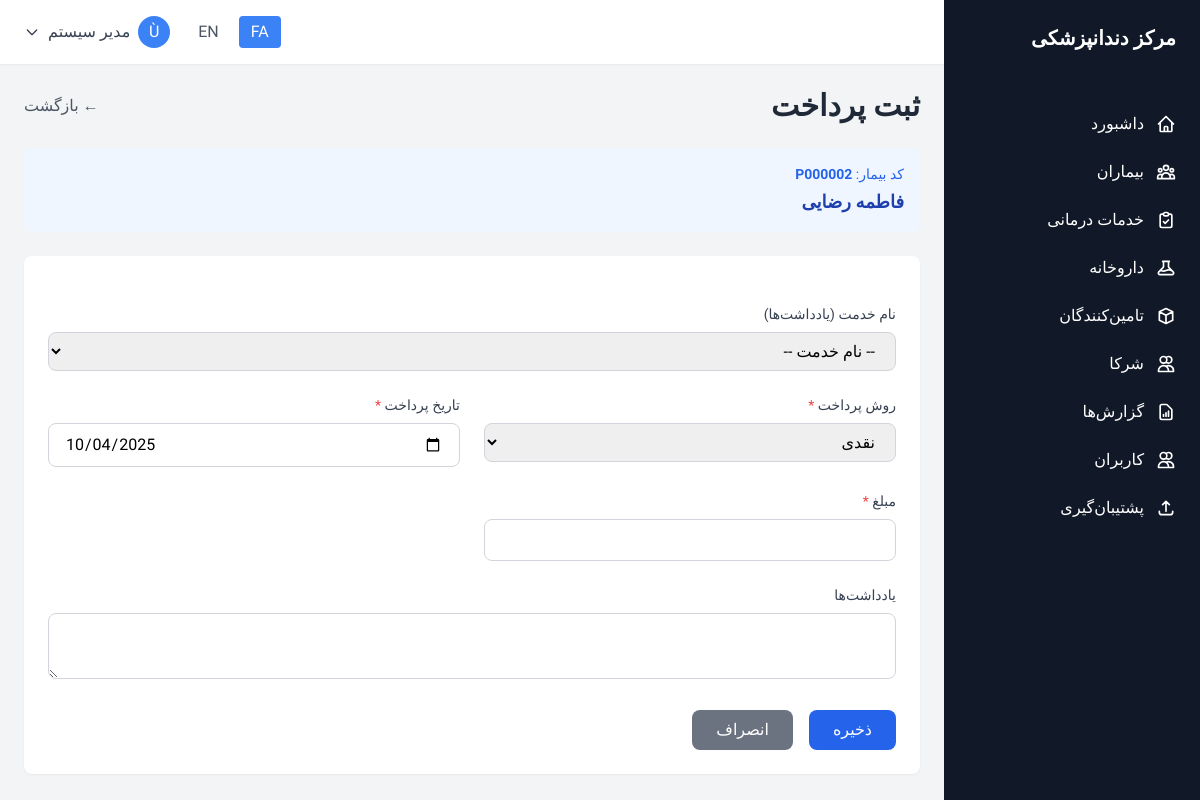
Screenshot of /payments/add.php?patient_id=2 (signed in) with the database file from the repository.
### tables this page shows
CREATE TABLE IF NOT EXISTS system (
    id INT AUTO_INCREMENT PRIMARY KEY,
    record_type ENUM('setting', 'activity_log') NOT NULL,
    setting_key VARCHAR(50),
    setting_value TEXT,
    setting_type VARCHAR(20) DEFAULT 'text',
    description TEXT,
    user_id INT,
    action VARCHAR(50),
    table_name VARCHAR(50),
    record_id INT,
    ip_address VARCHAR(45),
    user_agent TEXT,
    created_at DATETIME DEFAULT CURRENT_TIMESTAMP,
    updated_at DATETIME DEFAULT CURRENT_TIMESTAMP ON UPDATE CURRENT_TIMESTAMP,
    INDEX idx_record_type (record_type),
    INDEX idx_setting_key (setting_key),
    INDEX idx_user_action (user_id, action),
    INDEX idx_table_record (table_name, record_id),
    INDEX idx_activity_date (created_at),
    UNIQUE KEY unique_setting (setting_key, record_type),
    FOREIGN KEY (user_id) REFERENCES users(id) ON DELETE SET NULL
);

CREATE TABLE IF NOT EXISTS patients (
    id INT AUTO_INCREMENT PRIMARY KEY,
    patient_code VARCHAR(20) UNIQUE NOT NULL,
    first_name VARCHAR(50) NOT NULL,
    last_name VARCHAR(50) NOT NULL,
    age INT,
    gender ENUM('male', 'female', 'other'),
    phone VARCHAR(20) NOT NULL,
    email VARCHAR(100),
    address TEXT,
    medical_history TEXT,
    allergies TEXT,
    notes TEXT,
    created_by INT,
    created_at DATETIME DEFAULT CURRENT_TIMESTAMP,
    updated_at DATETIME DEFAULT CURRENT_TIMESTAMP ON UPDATE CURRENT_TIMESTAMP,
    INDEX idx_patient_code (patient_code),
    INDEX idx_phone (phone),
    INDEX idx_name_phone (first_name, last_name, phone),
    INDEX idx_created_date (created_at),
    FOREIGN KEY (created_by) REFERENCES users(id) ON DELETE SET NULL
);

### payments/add.php (the view, shortened to what the rows shown need)
<?php
require_once '../config/config.php';
$patientId = intval($_GET['patient_id'] ?? 0);
$patient = fetchOne("SELECT * FROM patients WHERE id = ?", [$patientId]);
include '../includes/header.php';
?>
<div class="space-y-6">
    <div class="flex items-center justify-between">
        <h1 class="text-3xl font-bold text-gray-800"><?php echo $lang['add_payment']; ?></h1>
    </div>
    <div class="bg-blue-50 rounded-lg p-4">
        <p class="text-sm text-blue-600 mb-1"><?php echo $lang['patient_code']; ?>: <strong><?php echo $patient['patient_code']; ?></strong></p>
        <p class="text-lg font-semibold text-blue-800"><?php echo htmlspecialchars($patient['first_name'] . ' ' . $patient['last_name']); ?></p>
    </div>
</div>
<?php include '../includes/footer.php'; ?>

### includes/header.php (shortened to what the rows shown need)
<?php
$lang = loadLanguage();
?>
<!DOCTYPE html>
<html lang="<?php echo $current_lang; ?>" dir="<?php echo $current_lang === 'fa' ? 'rtl' : 'ltr'; ?>">
<head>
    <script src="https://cdn.tailwindcss.com"></script>
</head>
<body class="bg-gray-100">
    <div class="flex h-screen overflow-hidden">
        <aside class="w-64 bg-gray-900 text-white flex-shrink-0 hidden md:block flex flex-col">
            <div class="p-6 flex-shrink-0">
                <h1 class="text-xl font-bold"><?php echo getSetting('clinic_name', $lang['app_name']); ?></h1>
            </div>
        </aside>
        <div class="flex-1 flex flex-col overflow-hidden">
            <main class="flex-1 overflow-y-auto p-6">

### rows the page displays
system: setting_value "مرکز دندانپزشکی"
patients: patient_code "P000002", first_name+last_name "فاطمه رضایی"

### other values shown
$lang['menu_dashboard'] "داشبورد"
$lang['menu_patients'] "بیماران"
$lang['menu_services'] "خدمات درمانی"
$lang['menu_medicines'] "داروخانه"
$lang['menu_suppliers'] "تامین‌کنندگان"
$lang['menu_partners'] "شرکا"
$lang['menu_reports'] "گزارش‌ها"
$lang['menu_users'] "کاربران"
$lang['menu_backup'] "پشتیبان‌گیری"
substr($user['full_name'], 0, 1) "Ù"
$user['full_name'] "مدیر سیستم"
$lang['add_payment'] "ثبت پرداخت"
$lang['back'] "بازگشت"
$lang['patient_code'] "کد بیمار"
$lang['service_name'] "نام خدمت"
